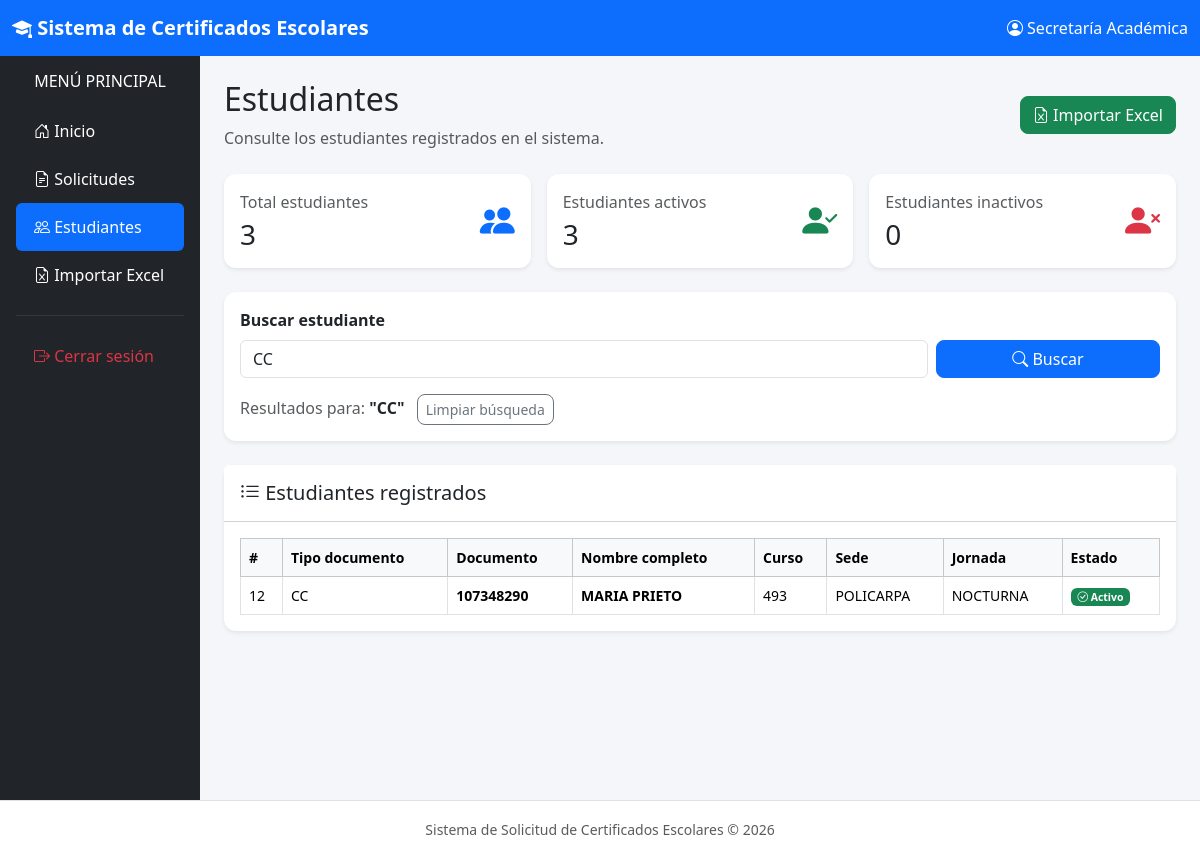
Page /secretaria/estudiantes.php?buscar=CC (signed in) on the committed database.
### tables this page shows
CREATE TABLE `estudiantes` (
  `id_estudiante` int(11) NOT NULL,
  `tipo_documento` varchar(100) NOT NULL,
  `documento` varchar(20) NOT NULL,
  `nombre_completo` varchar(150) NOT NULL,
  `curso` varchar(20) NOT NULL,
  `sede` varchar(100) NOT NULL,
  `jornada` varchar(100) NOT NULL,
  `estado` enum('ACTIVO','RETIRADO') DEFAULT 'ACTIVO'
);

### secretaria/estudiantes.php (the view, shortened to what the rows shown need)
<?php
require_once "../config/conexion.php";
$busqueda = trim($_GET["buscar"] ?? "");
if ($busqueda !== "") {
    $sql = "SELECT
                id_estudiante,
                tipo_documento,
                documento,
                nombre_completo,
                curso,
                sede,
                jornada,
                estado
            FROM estudiantes
            WHERE tipo_documento LIKE ?
               OR documento LIKE ?
               OR nombre_completo LIKE ?
               OR curso LIKE ?
               OR sede LIKE ?
            ORDER BY nombre_completo ASC";
    $stmt = $conexion->prepare($sql);
    $termino = "%" . $busqueda . "%";
    $stmt->bind_param(
        "sssss",
        $termino,
        $termino,
        $termino,
        $termino,
        $termino
    );
    $stmt->execute();
    $resultado = $stmt->get_result();
}
?>
<!DOCTYPE html>
<html lang="es">
<head>
    <link
        href="https://cdn.jsdelivr.net/npm/bootstrap@5.3.3/dist/css/bootstrap.min.css"
        rel="stylesheet"
    >
    <link
        rel="stylesheet"
        href="https://cdn.jsdelivr.net/npm/bootstrap-icons@1.11.3/font/bootstrap-icons.min.css"
    >
    <link
        rel="stylesheet"
        href="../assets/css/estilos.css"
    >
</head>
<body>
<div class="container-fluid">
    <div class="row">
        <main class="col-md-9 col-lg-10 p-4 contenido">
            <div
                class="d-flex flex-column flex-md-row
                       justify-content-between
                       align-items-md-center
                       mb-4"
            >
                <div>
                    <h2>
                        Estudiantes
                    </h2>
                </div>
            </div>
            <div class="card shadow-sm border-0">
                <div class="card-body">
                    <?php if (
                        $resultado &&
                        $resultado->num_rows > 0
                    ): ?>
                        <div class="table-responsive">
                            <table
                                class="table table-hover
                                       table-bordered
                                       tabla-estudiantes
                                       mb-0"
                            >
                                <thead class="table-light">
                                    <tr>
                                        <th>
                                            #
                                        </th>
                                        <th>
                                            Tipo documento
                                        </th>
                                        <th>
                                            Documento
                                        </th>
                                        <th>
                                            Nombre completo
                                        </th>
                                        <th>
                                            Curso
                                        </th>
                                        <th>
                                            Sede
                                        </th>
                                        <th>
                                            Jornada
                                        </th>
                                        <th>
                                            Estado
                                        </th>
                                    </tr>
                                </thead>
                                <tbody>
                                <?php while (
                                    $estudiante =
                                    $resultado->fetch_assoc()
                                ): ?>
                                    <tr>
                                        <td>
                                            <?php
                                            echo $estudiante[
                                                "id_estudiante"
                                            ];
                                            ?>
                                        </td>
                                        <td>
                                            <?php
                                            echo htmlspecialchars(
                                                $estudiante[
                                                    "tipo_documento"
                                                ]
                                            );
                                            ?>
                                        </td>
                                        <td>
                                            <strong>
                                                <?php
                                                echo htmlspecialchars(
                                                    $estudiante[
                                                        "documento"
                                                    ]
                                                );
                                                ?>
                                            </strong>
                                        </td>
                                        <td>
                                            <span
                                                class="nombre-estudiante"
                                            >
                                                <?php
                                                echo htmlspecialchars(
                                                    $estudiante[
                                                        "nombre_completo"
                                                    ]
                                                );
                                                ?>
                                            </span>
                                        </td>
                                        <td>
                                            <?php
                                            echo htmlspecialchars(
                                                $estudiante[
                                                    "curso"
                                                ]
                                            );
                                            ?>
                                        </td>
                                        <td>
                                            <?php
                                            echo htmlspecialchars(
                                                $estudiante[
                                                    "sede"
                                                ]
                                            );
                                            ?>
                                        </td>
                                        <td>
                                            <?php
                                            echo htmlspecialchars(
                                                $estudiante[
                                                    "jornada"
                                                ]
                                            );
                                            ?>
                                        </td>
                                        <td>
                                            <?php
                                            if (
                                                $estudiante[
                                                    "estado"
                                                ] === "ACTIVO"
                                            ):
                                            ?>
                                                <span
                                                    class="badge bg-success"
                                                >
                                                    <i
                                                        class="bi bi-check-circle"
                                                    ></i>
                                                    Activo
                                                </span>
                                            <?php endif; ?>
                                        </td>
                                    </tr>
                                <?php endwhile; ?>
                                </tbody>
                            </table>
                        </div>
                    <?php endif; ?>
                </div>
            </div>
        </main>
    </div>
</div>
</body>
</html>

### rows in the picture
estudiantes: id_estudiante "12", tipo_documento "CC", documento "107348290", nombre_completo "MARIA PRIETO", curso "493", sede "POLICARPA", jornada "NOCTURNA", estado "ACTIVO" (drawn)

### other values in the picture
$_SESSION["usuario_nombre"] "Secretaría Académica"
$total_estudiantes "3"
$total_activos "3"
$total_inactivos "0"
$busqueda "CC"
